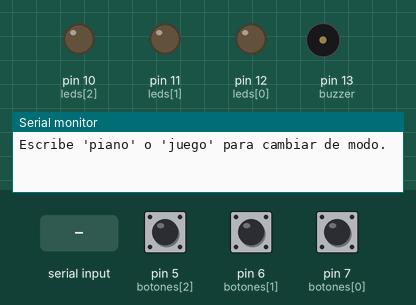
A sketch run on a simulated Arduino Uno, built with avr-gcc and run on an emulated ATmega328P. Parts: output pins drawn as LEDs (lit = HIGH), buzzer (waves = sounding), the last lines printed to the serial monitor. The test bench sets the inputs (shaded band); at power-on: pin 5 (botones[2]) HIGH, pin 6 (botones[1]) HIGH, pin 7 (botones[0]) HIGH. Pins used as bus, display or sensor lines are not drawn.

Above: at 1.2 s.
1.3 s: pin 5 (botones[2]) pulled LOW for 0.15 s
At 1.4 s:
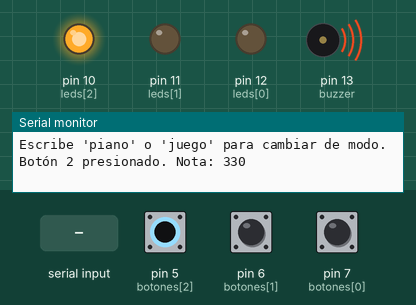
3.1 s: pin 6 (botones[1]) pulled LOW for 1 s
At 3.2 s:
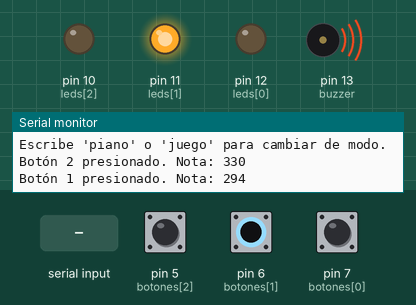
6.1 s: pin 7 (botones[0]) pulled LOW for 3.2 s
At 6.2 s:
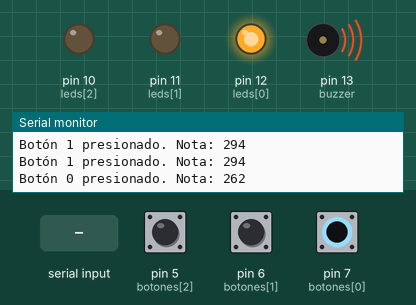
10.8 s: "piano\n" received over Serial
12.3 s: "juego\n" received over Serial
13.8 s: "inicio\n" received over Serial
At 15.6 s:
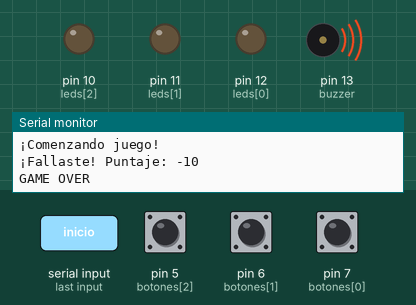
Timing chart, 0 to 17.3 s (numbered marks = the images above; inputs shaded):
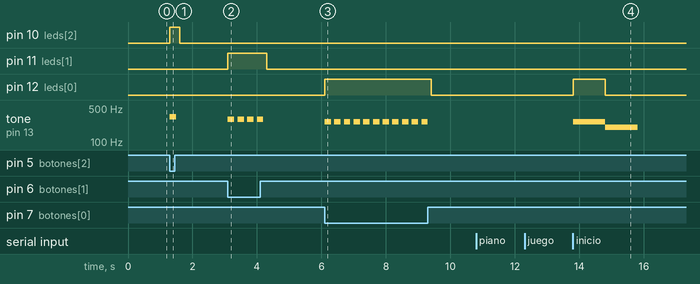

Measured:
- after the input at 1.3 s, pin 10 (leds[2]): LOW → HIGH at once, → LOW 0.30 s later; tone on pin 13 (buzzer): silent → 330 Hz at once, → silent 0.20 s later
- after the input at 3.1 s, pin 11 (leds[1]): LOW → HIGH at once, → LOW 1.2 s later; tone on pin 13 (buzzer): alternates 294 Hz for 0.20 s and silent for 0.10 s, 8 changes in all, then stays silent, starting at once
- after the input at 6.1 s, pin 12 (leds[0]): LOW → HIGH at once, → LOW 3.3 s later; tone on pin 13 (buzzer): alternates 262 Hz for 0.20 s and silent for 0.10 s, 22 changes in all, then stays silent, starting at once
- after the input at 13.8 s, pin 12 (leds[0]): LOW → HIGH at once, → LOW 1.0 s later; tone on pin 13 (buzzer): silent → 262 Hz at once, → 200 Hz 1.0 s later, → silent 1.0 s later

The sketch:

Proyecto_1.ino
```cpp
#include "pines.h"

int modo = 0; // 0 = piano, 1 = guitar hero
bool listoParaJugar = false;

void setup() {
  Serial.begin(9600);
  iniciarPiano();
  iniciarJuego();
  Serial.println("Escribe 'piano' o 'juego' para cambiar de modo.");
}

void loop() {
  verificarSerialModo();

  if (modo == 0) {
    ejecutarPiano();
  } else if (modo == 1 && listoParaJugar) {
    jugarGuitarHero();
    modo = 0;
    listoParaJugar = false;
    Serial.println("Juego terminado. Volviendo a modo piano.");
  }
}

void verificarSerialModo() {
  if (Serial.available()) {
    String entrada = Serial.readStringUntil('\n');
    entrada.trim();

    if (entrada.equalsIgnoreCase("piano")) {
      modo = 0;
      Serial.println("Modo cambiado a Piano.");
    } else if (entrada.equalsIgnoreCase("juego")) {
      modo = 1;
      mostrarMenu();
    } else if (entrada.startsWith("D")) {
      dificultad = entrada.substring(1).toInt();
      Serial.print("Dificultad seleccionada: ");
      Serial.println(dificultad);
    } else if (entrada.startsWith("C")) {
      cancionSeleccionada = entrada.substring(1).toInt();
      Serial.print("Canción seleccionada: ");
      Serial.println(cancionSeleccionada);
    } else if (entrada.startsWith("V")) {
      volumen = entrada.substring(1).toInt();
      volumen = constrain(volumen, 0, 255);
      Serial.print("Volumen actualizado a: ");
      Serial.println(volumen);
    } else if (entrada.startsWith("T")) {
      int t = entrada.substring(1).toInt();
      if (t == 0 && banco > 0) banco--;
      else if (t == 1 && banco < 2) banco++;
      Serial.print("Banco de tonos: ");
      Serial.println(banco);
    } else if (entrada.equalsIgnoreCase("inicio")) {
      listoParaJugar = true;
      Serial.println("¡Comenzando juego!");
    }
  }
}
```

item1.1.ino
```cpp
void iniciarPiano() {
  for (int i = 0; i < 3; i++) {
    pinMode(leds[i], OUTPUT);
    pinMode(botones[i], INPUT_PULLUP);
  }
  pinMode(buzzer, OUTPUT);
}

void ejecutarPiano() {
  for (int i = 0; i < 3; i++) {
    if (digitalRead(botones[i]) == LOW) {
      digitalWrite(leds[i], HIGH);

      int nota = bancos[banco][i];
      tone(buzzer, nota, 200);  // tono
      analogWrite(buzzer, volumen); // volumen PWM (solo si buzzer lo soporta)

      Serial.print("Botón ");
      Serial.print(i);
      Serial.print(" presionado. Nota: ");
      Serial.println(nota);
      delay(300);
      digitalWrite(leds[i], LOW);
    }
  }
}
```

item1.2.ino
```cpp
int puntaje = 0;
int racha = 0;

void iniciarJuego() {
  for (int i = 0; i < 3; i++) {
    pinMode(leds[i], OUTPUT);
    pinMode(botones[i], INPUT_PULLUP);
  }
  pinMode(buzzer, OUTPUT);
}

void mostrarMenu() {
  Serial.println("\n==== GUITAR HERO ====");
  Serial.println("Selecciona dificultad:");
  Serial.println("D0 - Facil");
  Serial.println("D1 - Medio");
  Serial.println("D2 - Dificil");
  Serial.println("Selecciona canción:");
  Serial.println("C0 - Canción 1");
  Serial.println("C1 - Canción 2");
  Serial.println("C2 - Canción 3");
  Serial.println("Escribe 'inicio' para comenzar el juego.");
}

void jugarGuitarHero() {
  puntaje = 0;
  racha = 0;

  for (int i = 0; i < largoCancion; i++) {
    int nota = canciones[cancionSeleccionada][i];
    digitalWrite(leds[nota], HIGH);
    tone(buzzer, 262 + nota * 100);
    unsigned long start = millis();
    bool acierto = false;

    while (millis() - start < velocidades[dificultad]) {
      if (digitalRead(botones[nota]) == LOW) {
        acierto = true;
        break;
      } else {
        // Si presiona otro botón, se considera fallo
        for (int j = 0; j < 3; j++) {
          if (j != nota && digitalRead(botones[j]) == LOW) {
            acierto = false;
            goto salir;
          }
        }
      }
    }

    salir:
    digitalWrite(leds[nota], LOW);
    noTone(buzzer);

    if (acierto) {
      racha++;
      int multiplicador = 1;
      if (racha >= 20) multiplicador = 16;
      else if (racha >= 15) multiplicador = 8;
      else if (racha >= 10) multiplicador = 4;
      else if (racha >= 5) multiplicador = 2;

      puntaje += 10 * multiplicador;
      Serial.print("¡Bien! Puntaje: ");
      Serial.println(puntaje);
    } else {
      racha = 0;
      puntaje -= 10;
      Serial.print("¡Fallaste! Puntaje: ");
      Serial.println(puntaje);
      if (puntaje <= 0) {
        Serial.println("GAME OVER");
        tone(buzzer, 200, 1000);
        delay(1000);
        noTone(buzzer);
        return;
      }
    }

    delay(200); // Pausa entre notas
  }

  if (puntaje > 0) {
    Serial.print("¡Ganaste! Puntaje final: ");
    Serial.println(puntaje);
    tonoVictoria();
  } else {
    Serial.print("Puntaje final: ");
    Serial.println(puntaje);
  }
}

void tonoVictoria() {
  tone(buzzer, 523, 200); delay(250);
  tone(buzzer, 659, 200); delay(250);
  tone(buzzer, 784, 400); delay(450);
  noTone(buzzer);
}
```

pines.h
```cpp
// Pines
const int buzzer = 13;
const int leds[3] = {12, 11, 10};
const int botones[3] = {7, 6, 5};

// Parámetros de tono y volumen
int volumen = 255;  // PWM para buzzer (solo útil en buzzer pasivo o conectado a pin PWM)
int banco = 0;

// Notas por banco
int bancos[3][3] = {
  {262, 294, 330}, // C D E
  {330, 392, 440}, // E G A
  {440, 494, 523}  // A B C5
};

// Variables globales
int dificultad = 0;
int cancionSeleccionada = 0;

// Rango de tiempo por dificultad
int velocidades[] = {1000, 700, 400};

// Canciones (índices LED/nota)
const int canciones[3][6] = {
  {0, 1, 2, 1, 0, 2}, // Canción 0
  {2, 2, 1, 0, 1, 2}, // Canción 1
  {1, 0, 1, 2, 2, 0}  // Canción 2
};
const int largoCancion = 6;
```
